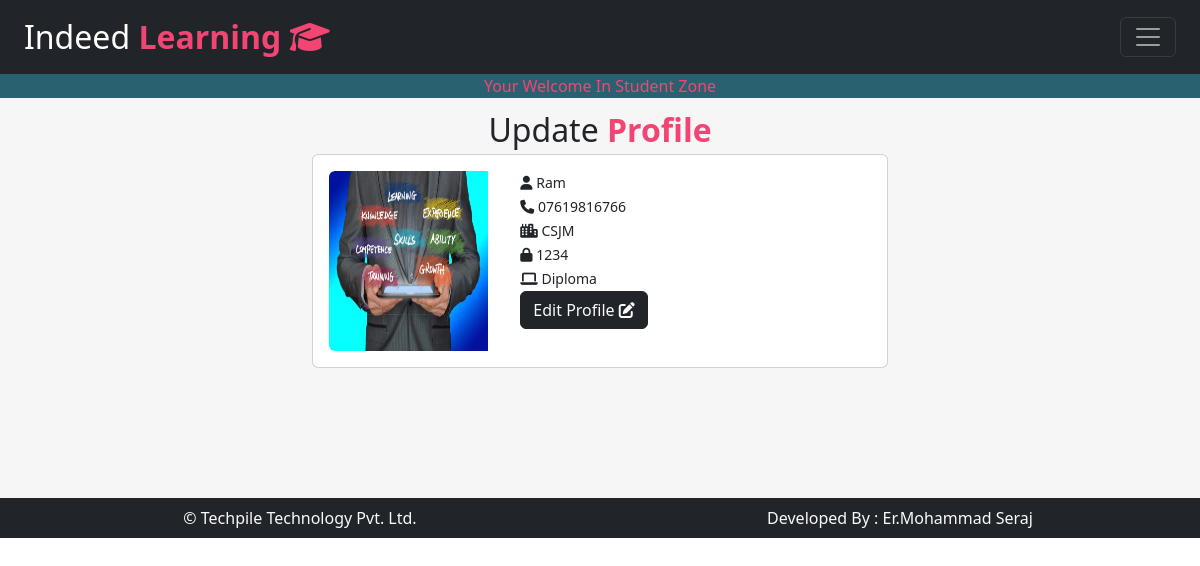
/student/uprofile/ (signed in), run on the app's committed database.
### user/models.py (models this page shows, shortened)
class signup(models.Model):
    name=models.CharField(max_length=200,null=True)
    email=models.CharField(max_length=200,primary_key=True)
    mobile=models.CharField(max_length=30,null=True)
    profile=models.ImageField(upload_to='static/profile/',null=True)
    course=models.CharField(max_length=30,null=True)
    pyear=models.CharField(max_length=30,null=True)
    college=models.CharField(max_length=200,null=True)
    batch=models.ForeignKey(studentbatch,on_delete=models.CASCADE,null=True)
    status=models.CharField(max_length=30,null=True)
    passwd=models.CharField(max_length=100,null=True)
    batchid=models.IntegerField(null=True)

### student/views.py (the view, shortened to what this page needs)
# urls.py: path('uprofile/',views.uprofile),
def uprofile(request):
    user=request.session.get('user')
    udata=signup.objects.filter(email=user)
    md={"udata":udata}
    return render(request,'student/uprofile.html',md)

### templates/student/uprofile.html (shortened to what this page needs)
{% extends 'base1.html'%}
{% load static %}
{% block studentzone %}
<div class="text-center fs-2 mt-2">
    Update<b class="txt-mycolor1"> Profile</b>
</div>
<div class="row">
    <div class="col-sm-6 mx-auto">
        {% for i in udata %}
        <div class="card mb-3">
  <div class="row g-0">
    <div class="col-md-4 p-3">
      <img src="/{{i.profile}}" style="height:180px;" class="img-fluid rounded-start" alt="...">
    </div>
    <div class="col-md-8">
      <div class="card-body">
          <p class="card-text" style="line-height:24px;font-size:14px;">
              <i class="fa-solid fa-user"></i> {{i.name}}<br/>
              <i class="fa-solid fa-phone"></i> {{i.mobile}}<br/>
              <i class="fa-solid fa-city"></i> {{i.college}}<br/>
              <i class="fa-solid fa-lock"></i> {{i.passwd}}<br/>
              <i class="fa-solid fa-laptop"></i> {{i.course}}<br/>
              <a href="#" class="btn btn-dark text-light" onclick="demo()">
                  Edit Profile <i class="fa-solid fa-pen-to-square btn-sm"></i>
              </a>
          </p>
       </div>
    </div>
  </div>
</div>
        {% endfor %}
    </div>
</div>
{% endblock%}

### templates/base1.html (style rules this page uses)
:root { --bgcolor1:#f34573; --bgcolor2:#2a6171; --txtcolor1:#f34573; --txtcolor2:#2a6171; }
.txt-mycolor1 { color:var(--txtcolor1); }

### data on the page
signup: profile (picture), name "Ram", mobile "07619816766", college "CSJM", passwd "1234", course "Diploma"
